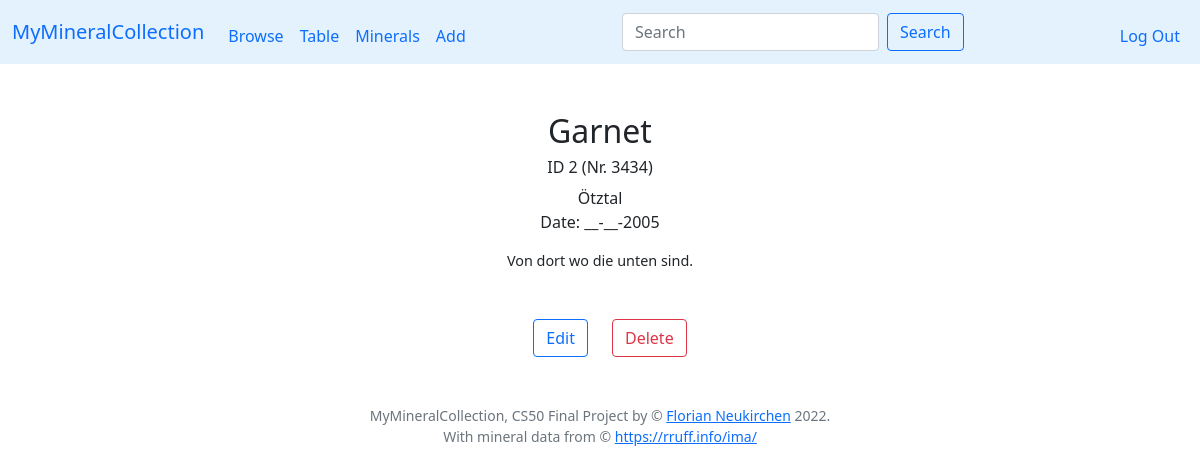
Before: /view?id=2 (signed in) with the older database file.
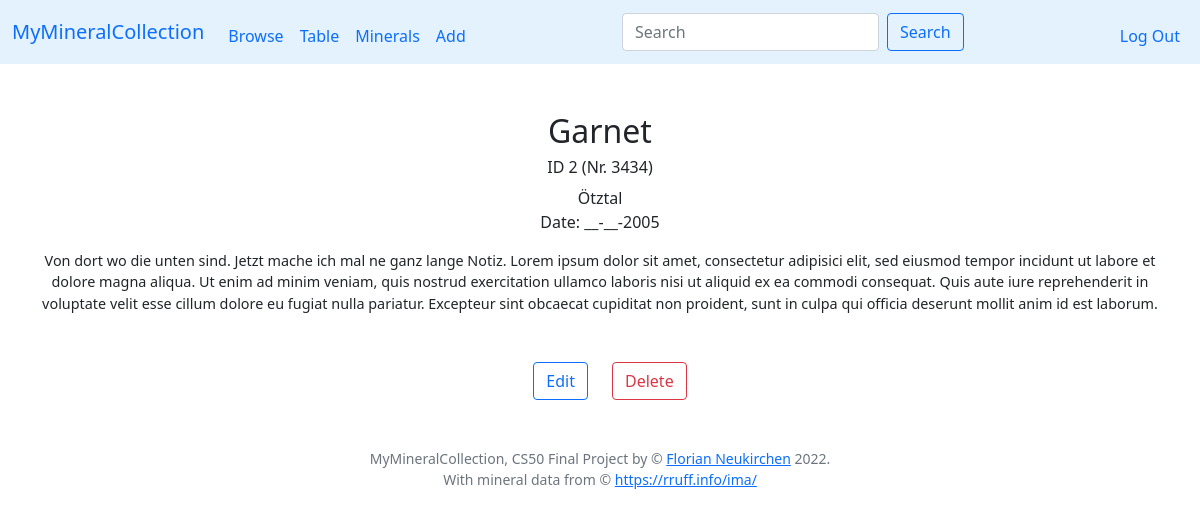
After: the same page with the newer database file.
### tables this page shows
CREATE TABLE specimen (id INTEGER PRIMARY KEY AUTOINCREMENT NOT NULL, user_id INTEGER NOT NULL, my_id TEXT, title TEXT, locality TEXT, day INTEGER, month INTEGER, year INTEGER, notes TEXT, thumbnail TEXT);

### app.py (the view)
@app.route("/view")
@login_required
def viewspecimen():
    id = request.args.get("id")
    if not id:
        return redirect("/")
    rows = db.execute("SELECT * FROM specimen WHERE user_id = ? AND id = ?", session["user_id"], id)
    if len(rows) != 1:
        return apology("Invalid specimen ID")
    row = rows[0]
    row['minerals'] = db.execute("SELECT minerals.name AS name, minerals.chemistry AS chemistry, minerals.crystal_system AS crystal_system FROM minerals JOIN specmin ON minerals.symbol = specmin.min_symbol WHERE specmin.specimen_id = ? ORDER BY name", id)
    row['tags'] = db.execute("SELECT tags.tag AS tag FROM tags JOIN specimen ON tags.specimen_id = specimen.id WHERE specimen.id = ? ORDER BY tag", row['id'])
    row['images'] = db.execute("SELECT file FROM images JOIN specimen ON images.specimen_id = specimen.id WHERE specimen.id = ?", row['id'])
    return render_template("view.html", row=row)

### app.py (called while the page is built)
@app.after_request
def after_request(response):
    response.headers["Cache-Control"] = "no-cache, no-store, must-revalidate"
    response.headers["Expires"] = 0
    response.headers["Pragma"] = "no-cache"
    return response

### helpers.py (called while the page is built)
def login_required(f):
    @wraps(f)
    def decorated_function(*args, **kwargs):
        if session.get("user_id") is None:
            return redirect("/login")
        return f(*args, **kwargs)
    return decorated_function

def date2(value):
    if not value:
        return "__"
    return f"{value:02d}"

def date4(value):
    if not value:
        return "____"
    return f"{value:04d}"

def addnr(value):
    if not value:
        return ""
    return '(Nr. ' + value + ')'

### templates/view.html (shortened to what this page needs)
{% extends "layout.html" %}
{% block main %}
<div class="container-fluid">
    <h2>{{ row['title'] }}</h2>
    <div class="h6">ID {{ row['id'] }} {{ row['my_id'] | addnr }}</div>
    <div>{{ row['locality'] }}</div>
    {% if row['day'] or row['month'] or row['year'] %}
    <div class="mb-3">Date: {{ row['day'] | date2 }}-{{ row['month'] | date2 }}-{{ row['year'] | date4}}</div>
    {% endif %}
    <div class="container-sm size90">{{ row['notes'] }}</div>
    <div class="container-sm mt-5">
    <div class="row justify-content-center">
        <div class="col-sm text-end">
            <button type="button" class="btn btn-outline-primary" onclick="window.location.href='edit?id={{ row['id'] }}';">Edit</button>
        </div>
        <div class="col-sm text-start">
        <form action="/delete" method="post">
            <input class="btn btn-outline-danger" type="submit" value="Delete">
        </form>
        </div>
    </div>
    </div>
</div>
{% endblock %}

### templates/layout.html (shortened to what this page needs)
<!DOCTYPE html>
<html lang="en">
    <head>
        <link href="https://cdn.jsdelivr.net/npm/bootstrap@5.1.3/dist/css/bootstrap.min.css" rel="stylesheet">
        <link href="/static/styles.css" rel="stylesheet">
    </head>
    <body>
        <nav class="navbar navbar-expand-md myblue">
            <div class="container-fluid">
                <a class="navbar-brand" href="/">MyMineralCollection</a>
                <div class="collapse navbar-collapse" id="navbarNav">
                    {% if session["user_id"] %}
                        <ul class="navbar-nav me-auto mt-2 mb-lg-0">
                            <li class="nav-item"><a class="nav-link" href="/">Browse</a></li>
                            <li class="nav-item"><a class="nav-link" href="/table">Table</a></li>
                            <li class="nav-item"><a class="nav-link" href="/mineral">Minerals</a></li>
                            <li class="nav-item"><a class="nav-link" href="/add">Add</a></li>
                        </ul>
                        <form class="d-flex" role="search" action="/">
                            <input class="form-control me-2" type="search" name="search" placeholder="Search" aria-label="Search">
                            <button class="btn btn-outline-primary" type="submit">Search</button>
                        </form>
                        <ul class="navbar-nav ms-auto mt-2">
                            <li class="nav-item"><a class="nav-link" href="/logout">Log Out</a></li>
                        </ul>
                    {% else %}
                        <ul class="navbar-nav ms-auto mt-2">
                            <li class="nav-item"><a class="nav-link" href="/register">Register</a></li>
                            <li class="nav-item"><a class="nav-link" href="/login">Log In</a></li>
                        </ul>
                    {% endif %}
                </div>
            </div>
        </nav>
        <main class="container-fluid py-5 text-center">
            {% block main %}{% endblock %}
        </main>
        <footer class="mb-5 small text-center text-muted">
            MyMineralCollection, CS50 Final Project by &#169; <a href="https://www.riannek.de/">Florian Neukirchen</a> 2022. <br> With mineral data from &#169; <a href="https://rruff.info/ima/">https://rruff.info/ima/</a>
        </footer>
    </body>
</html>

### static/styles.css (style rules this page uses)
.myblue { background-color: #e3f2fd; }
.size90 { font-size: 90%; }

Changed rows visible on the page:
changed specimen "Garnet": notes "Von dort wo die unten sind." → "Von dort wo die unten sind. Jetzt mache ich mal ne ganz lange Notiz. Lorem ipsum dolor sit amet, consectetur adipisici elit, sed eiusmod tempor incidunt ut labore et dolore magna aliqua. Ut enim ad minim veniam, quis nostrud exercitation ullamco laboris nisi ut aliquid ex ea commodi consequat. Quis aute iure reprehenderit in voluptate velit esse cillum dolore eu fugiat nulla pariatur. Excepteur sint obcaecat cupiditat non proident, sunt in culpa qui officia deserunt mollit anim id est laborum."
